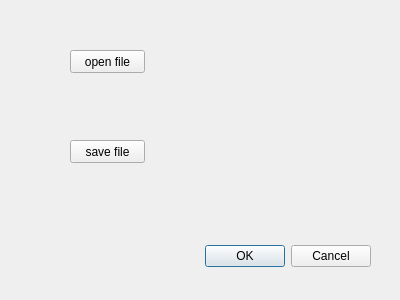
<?xml version="1.0" encoding="UTF-8"?>
<ui version="4.0">
 <class>Formatting</class>
 <widget class="QDialog" name="Formatting">
  <property name="geometry">
   <rect>
    <x>0</x>
    <y>0</y>
    <width>400</width>
    <height>300</height>
   </rect>
  </property>
  <property name="windowTitle">
   <string>Dialog</string>
  </property>
  <widget class="QDialogButtonBox" name="buttonBox">
   <property name="geometry">
    <rect>
     <x>30</x>
     <y>240</y>
     <width>341</width>
     <height>32</height>
    </rect>
   </property>
   <property name="orientation">
    <enum>Qt::Horizontal</enum>
   </property>
   <property name="standardButtons">
    <set>QDialogButtonBox::Cancel|QDialogButtonBox::Ok</set>
   </property>
  </widget>
  <widget class="QPushButton" name="formopenfile">
   <property name="geometry">
    <rect>
     <x>70</x>
     <y>50</y>
     <width>75</width>
     <height>23</height>
    </rect>
   </property>
   <property name="text">
    <string>open file</string>
   </property>
  </widget>
  <widget class="QPushButton" name="formsavefile">
   <property name="geometry">
    <rect>
     <x>70</x>
     <y>140</y>
     <width>75</width>
     <height>23</height>
    </rect>
   </property>
   <property name="text">
    <string>save file</string>
   </property>
  </widget>
 </widget>
 <resources/>
 <connections>
  <connection>
   <sender>buttonBox</sender>
   <signal>accepted()</signal>
   <receiver>Formatting</receiver>
   <slot>accept()</slot>
   <hints>
    <hint type="sourcelabel">
     <x>248</x>
     <y>254</y>
    </hint>
    <hint type="destinationlabel">
     <x>157</x>
     <y>274</y>
    </hint>
   </hints>
  </connection>
  <connection>
   <sender>buttonBox</sender>
   <signal>rejected()</signal>
   <receiver>Formatting</receiver>
   <slot>reject()</slot>
   <hints>
    <hint type="sourcelabel">
     <x>316</x>
     <y>260</y>
    </hint>
    <hint type="destinationlabel">
     <x>286</x>
     <y>274</y>
    </hint>
   </hints>
  </connection>
 </connections>
</ui>
